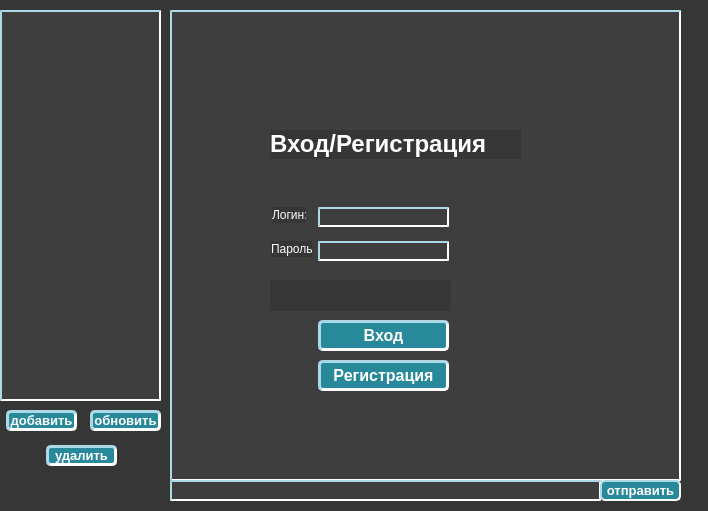
<?xml version="1.0" encoding="UTF-8"?>
<ui version="4.0">
 <class>cilantromes</class>
 <widget class="QWidget" name="cilantromes">
  <property name="enabled">
   <bool>true</bool>
  </property>
  <property name="geometry">
   <rect>
    <x>0</x>
    <y>0</y>
    <width>708</width>
    <height>511</height>
   </rect>
  </property>
  <property name="windowTitle">
   <string>cilantromes</string>
  </property>
  <widget class="QWidget" name="sign" native="true">
   <property name="geometry">
    <rect>
     <x>0</x>
     <y>0</y>
     <width>711</width>
     <height>521</height>
    </rect>
   </property>
   <property name="styleSheet">
    <string notr="true">background-color: rgb(54, 54, 54);

</string>
   </property>
   <widget class="QLabel" name="label">
    <property name="geometry">
     <rect>
      <x>270</x>
      <y>130</y>
      <width>251</width>
      <height>29</height>
     </rect>
    </property>
    <property name="styleSheet">
     <string notr="true">text-align: center;
color: #ffffff;</string>
    </property>
    <property name="text">
     <string>&lt;html&gt;&lt;head/&gt;&lt;body&gt;&lt;p&gt;&lt;span style=&quot; font-size:18pt; font-weight:600;&quot;&gt;Вход/Регистрация&lt;/span&gt;&lt;/p&gt;&lt;/body&gt;&lt;/html&gt;</string>
    </property>
   </widget>
   <widget class="QLineEdit" name="password">
    <property name="geometry">
     <rect>
      <x>318</x>
      <y>241</y>
      <width>131</width>
      <height>20</height>
     </rect>
    </property>
    <property name="styleSheet">
     <string notr="true">background-color: #3e3e3e;
border: 2px inset lightblue;
color: #ffffff;
text-align: center;</string>
    </property>
   </widget>
   <widget class="QLabel" name="label_2">
    <property name="geometry">
     <rect>
      <x>272</x>
      <y>207</y>
      <width>34</width>
      <height>16</height>
     </rect>
    </property>
    <property name="styleSheet">
     <string notr="true">text-align: center;
color: #ffffff;</string>
    </property>
    <property name="text">
     <string>Логин:</string>
    </property>
   </widget>
   <widget class="QLabel" name="label_3">
    <property name="geometry">
     <rect>
      <x>271</x>
      <y>241</y>
      <width>41</width>
      <height>16</height>
     </rect>
    </property>
    <property name="styleSheet">
     <string notr="true">text-align: center;
color: #ffffff;</string>
    </property>
    <property name="text">
     <string>Пароль:</string>
    </property>
   </widget>
   <widget class="QLineEdit" name="login">
    <property name="geometry">
     <rect>
      <x>318</x>
      <y>207</y>
      <width>131</width>
      <height>20</height>
     </rect>
    </property>
    <property name="styleSheet">
     <string notr="true">background-color: #3e3e3e;
border: 2px inset lightblue;
color: #ffffff;
text-align: center;</string>
    </property>
   </widget>
   <widget class="QPushButton" name="getlog">
    <property name="geometry">
     <rect>
      <x>318</x>
      <y>320</y>
      <width>131</width>
      <height>31</height>
     </rect>
    </property>
    <property name="mouseTracking">
     <bool>false</bool>
    </property>
    <property name="styleSheet">
     <string notr="true">QPushButton {
    background-color:  #28899B;
    color: white;
	border: 3px inset lightblue;
    border-radius: 5px;
    font-size: 12pt;
    font-weight: bold;
    transition: background-color 0.3s, transform 0.2s;
}

QPushButton:hover {
    background-color: #017186;
    transform: scale(1.05);
}
</string>
    </property>
    <property name="text">
     <string>Вход</string>
    </property>
   </widget>
   <widget class="QLabel" name="error">
    <property name="geometry">
     <rect>
      <x>270</x>
      <y>280</y>
      <width>181</width>
      <height>31</height>
     </rect>
    </property>
    <property name="styleSheet">
     <string notr="true">text-align: center;
color: #ffffff;</string>
    </property>
    <property name="text">
     <string>&lt;html&gt;&lt;head/&gt;&lt;body&gt;&lt;p&gt;&lt;br/&gt;&lt;/p&gt;&lt;/body&gt;&lt;/html&gt;</string>
    </property>
   </widget>
   <widget class="QPushButton" name="getregistr">
    <property name="geometry">
     <rect>
      <x>318</x>
      <y>360</y>
      <width>131</width>
      <height>31</height>
     </rect>
    </property>
    <property name="styleSheet">
     <string notr="true">QPushButton {
    background-color:  #28899B;
    color: white;
	border: 3px inset lightblue;
    border-radius: 5px;
    font-size: 12pt;
    font-weight: bold;
    transition: background-color 0.3s, transform 0.2s;
}

QPushButton:hover {
    background-color: #017186;
    transform: scale(1.05);
}
</string>
    </property>
    <property name="text">
     <string>Регистрация</string>
    </property>
   </widget>
   <widget class="QPushButton" name="send">
    <property name="geometry">
     <rect>
      <x>600</x>
      <y>480</y>
      <width>81</width>
      <height>21</height>
     </rect>
    </property>
    <property name="styleSheet">
     <string notr="true">QPushButton {
    background-color:  #28899B;
    color: white;
	border:2px inset lightblue;
    border-radius: 5px;
    font-size: 10pt;
    font-weight: bold;
    transition: background-color 0.3s, transform 0.2s;
}

QPushButton:hover {
    background-color: #017186;
    transform: scale(1.05);
}
</string>
    </property>
    <property name="text">
     <string>отправить</string>
    </property>
   </widget>
   <widget class="QListWidget" name="peoplelist">
    <property name="geometry">
     <rect>
      <x>0</x>
      <y>10</y>
      <width>161</width>
      <height>391</height>
     </rect>
    </property>
    <property name="styleSheet">
     <string notr="true">QListWidget{
background-color: #3e3e3e;
color: #ffffff;
border: 2px inset lightblue;}
QListWidget::item{
border: 1px groove rgb(14, 112, 154);
color: #ffffff;
}
</string>
    </property>
   </widget>
   <widget class="QListWidget" name="messagelist">
    <property name="geometry">
     <rect>
      <x>170</x>
      <y>10</y>
      <width>511</width>
      <height>471</height>
     </rect>
    </property>
    <property name="styleSheet">
     <string notr="true">background-color: #3e3e3e;
border: 2px solid #4e4e4e;
color: #ffffff;
border: 2px inset lightblue;</string>
    </property>
   </widget>
   <widget class="QLineEdit" name="message">
    <property name="geometry">
     <rect>
      <x>170</x>
      <y>480</y>
      <width>431</width>
      <height>21</height>
     </rect>
    </property>
    <property name="styleSheet">
     <string notr="true">background-color: #3e3e3e;
border: 2px solid #4e4e4e;
color: #ffffff;
text-align: center;
border: 2px inset lightblue;</string>
    </property>
   </widget>
   <widget class="QPushButton" name="add">
    <property name="geometry">
     <rect>
      <x>6</x>
      <y>410</y>
      <width>71</width>
      <height>21</height>
     </rect>
    </property>
    <property name="styleSheet">
     <string notr="true">QPushButton {
    background-color:  #28899B;
    color: white;
	border: 3px inset lightblue;
    border-radius: 5px;
    font-size: 10pt;
    font-weight: bold;
    transition: background-color 0.3s, transform 0.2s;
}

QPushButton:hover {
    background-color: #017186;
    transform: scale(1.05);
}
</string>
    </property>
    <property name="text">
     <string>добавить</string>
    </property>
   </widget>
   <widget class="QPushButton" name="delet">
    <property name="geometry">
     <rect>
      <x>46</x>
      <y>445</y>
      <width>71</width>
      <height>21</height>
     </rect>
    </property>
    <property name="styleSheet">
     <string notr="true">QPushButton {
    background-color:  #28899B;
    color: white;
	border: 3px inset lightblue;
    border-radius: 5px;
    font-size: 10pt;
    font-weight: bold;
    transition: background-color 0.3s, transform 0.2s;
}

QPushButton:hover {
    background-color: #017186;
    transform: scale(1.05);
}
</string>
    </property>
    <property name="text">
     <string>удалить</string>
    </property>
   </widget>
   <widget class="QPushButton" name="update">
    <property name="geometry">
     <rect>
      <x>90</x>
      <y>410</y>
      <width>71</width>
      <height>21</height>
     </rect>
    </property>
    <property name="styleSheet">
     <string notr="true">QPushButton {
    background-color:  #28899B;
    color: white;
	border: 3px inset lightblue;
    border-radius: 5px;
    font-size: 10pt;
    font-weight: bold;
    transition: background-color 0.3s, transform 0.2s;
}

QPushButton:hover {
    background-color: #017186;
    transform: scale(1.05);
}
</string>
    </property>
    <property name="text">
     <string>обновить</string>
    </property>
   </widget>
   <widget class="QLabel" name="error1">
    <property name="geometry">
     <rect>
      <x>10</x>
      <y>480</y>
      <width>151</width>
      <height>21</height>
     </rect>
    </property>
    <property name="styleSheet">
     <string notr="true">text-align: center;
color: #ffffff;</string>
    </property>
    <property name="text">
     <string/>
    </property>
   </widget>
   <zorder>add</zorder>
   <zorder>delet</zorder>
   <zorder>update</zorder>
   <zorder>peoplelist</zorder>
   <zorder>messagelist</zorder>
   <zorder>message</zorder>
   <zorder>label</zorder>
   <zorder>label_3</zorder>
   <zorder>getlog</zorder>
   <zorder>label_2</zorder>
   <zorder>error</zorder>
   <zorder>login</zorder>
   <zorder>password</zorder>
   <zorder>send</zorder>
   <zorder>getregistr</zorder>
   <zorder>error1</zorder>
  </widget>
 </widget>
 <resources/>
 <connections/>
</ui>
